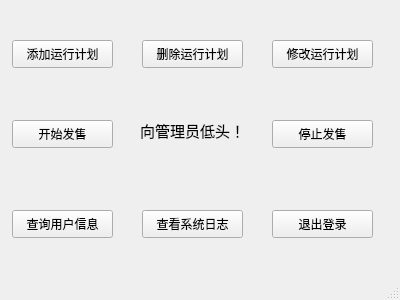
<?xml version="1.0" encoding="UTF-8"?>
<ui version="4.0">
 <class>QtAdmin</class>
 <widget class="QMainWindow" name="QtAdmin">
  <property name="geometry">
   <rect>
    <x>0</x>
    <y>0</y>
    <width>400</width>
    <height>300</height>
   </rect>
  </property>
  <property name="windowTitle">
   <string>MainWindow</string>
  </property>
  <widget class="QWidget" name="centralwidget">
   <widget class="QPushButton" name="pushButton">
    <property name="geometry">
     <rect>
      <x>142</x>
      <y>40</y>
      <width>101</width>
      <height>28</height>
     </rect>
    </property>
    <property name="text">
     <string>删除运行计划</string>
    </property>
   </widget>
   <widget class="QPushButton" name="pushButton_2">
    <property name="geometry">
     <rect>
      <x>142</x>
      <y>210</y>
      <width>101</width>
      <height>28</height>
     </rect>
    </property>
    <property name="text">
     <string>查看系统日志</string>
    </property>
   </widget>
   <widget class="QPushButton" name="pushButton_3">
    <property name="geometry">
     <rect>
      <x>272</x>
      <y>210</y>
      <width>101</width>
      <height>28</height>
     </rect>
    </property>
    <property name="text">
     <string>退出登录</string>
    </property>
   </widget>
   <widget class="QPushButton" name="pushButton_4">
    <property name="geometry">
     <rect>
      <x>272</x>
      <y>40</y>
      <width>101</width>
      <height>28</height>
     </rect>
    </property>
    <property name="text">
     <string>修改运行计划</string>
    </property>
   </widget>
   <widget class="QPushButton" name="pushButton_5">
    <property name="geometry">
     <rect>
      <x>12</x>
      <y>40</y>
      <width>101</width>
      <height>28</height>
     </rect>
    </property>
    <property name="text">
     <string>添加运行计划</string>
    </property>
   </widget>
   <widget class="QPushButton" name="pushButton_6">
    <property name="geometry">
     <rect>
      <x>272</x>
      <y>120</y>
      <width>101</width>
      <height>28</height>
     </rect>
    </property>
    <property name="text">
     <string>停止发售</string>
    </property>
   </widget>
   <widget class="QPushButton" name="pushButton_7">
    <property name="geometry">
     <rect>
      <x>12</x>
      <y>120</y>
      <width>101</width>
      <height>28</height>
     </rect>
    </property>
    <property name="text">
     <string>开始发售</string>
    </property>
   </widget>
   <widget class="QPushButton" name="pushButton_8">
    <property name="geometry">
     <rect>
      <x>12</x>
      <y>210</y>
      <width>101</width>
      <height>28</height>
     </rect>
    </property>
    <property name="text">
     <string>查询用户信息</string>
    </property>
   </widget>
   <widget class="QLabel" name="label">
    <property name="geometry">
     <rect>
      <x>140</x>
      <y>110</y>
      <width>131</width>
      <height>41</height>
     </rect>
    </property>
    <property name="text">
     <string>&lt;html&gt;&lt;head/&gt;&lt;body&gt;&lt;p&gt;&lt;span style=&quot; font-size:11pt;&quot;&gt;向管理员低头！&lt;/span&gt;&lt;/p&gt;&lt;/body&gt;&lt;/html&gt;</string>
    </property>
   </widget>
  </widget>
  <widget class="QStatusBar" name="statusbar"/>
 </widget>
 <resources/>
 <connections/>
</ui>
